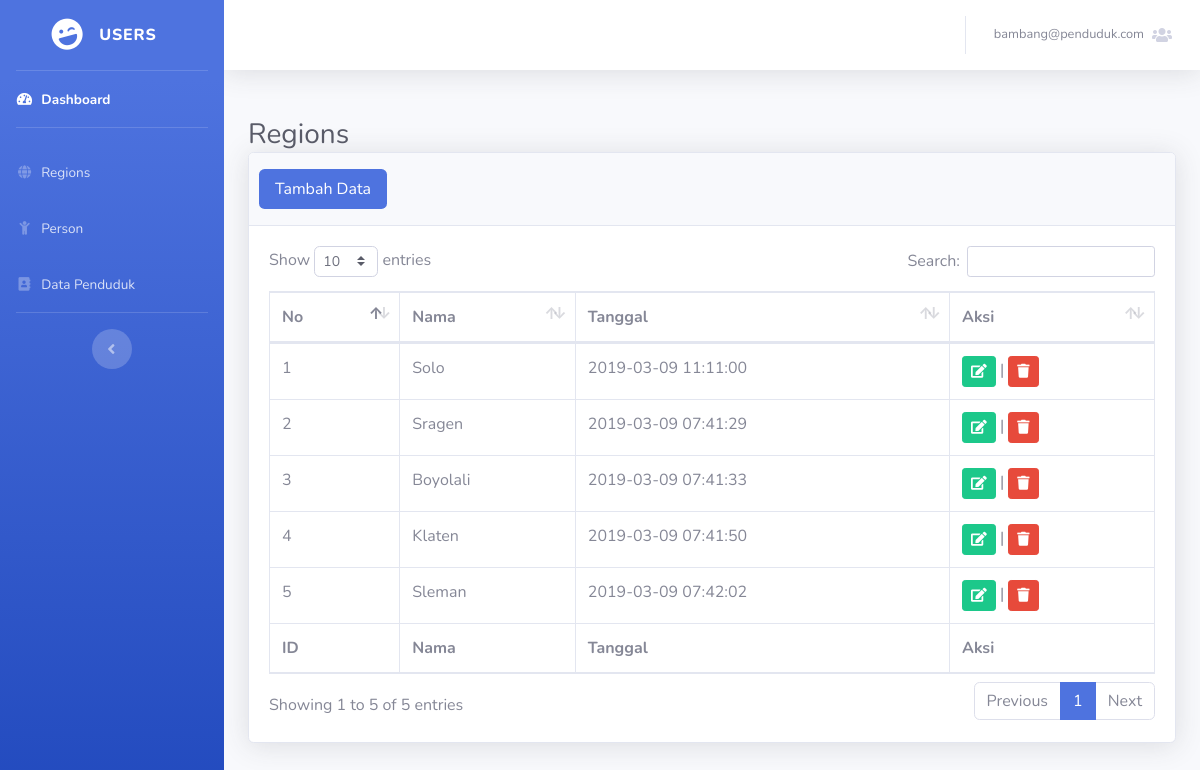
Screenshot of /admin/index.php?page=regions (signed in) with the database file from the repository.
### tables this page shows
CREATE TABLE `regions` (
  `id_regions` int(255) NOT NULL,
  `name_regions` varchar(255) NOT NULL,
  `created_at` datetime NOT NULL
);

### admin/page/regions.php (the view, shortened to what this page needs)
   <h1 class="h3 mb-0 text-gray-800">Regions</h1>
     <div class="card shadow mb-4">
       <div class="card-header py-3">
         <ul class="nav nav-pills card-header-pills">
    <li class="nav-item">
      <a class="nav-link active" href="#" data-toggle="modal" data-target="#inputRegions">Tambah Data</a>
    </li>
  </ul>
       </div>
       <div class="card-body">
         <div class="table-responsive">
           <table class="table table-bordered" id="dataTable" width="100%" cellspacing="0">
           	<thead>
          <tr>
              <th>No</th>
              <th>Nama</th>
              <th>Tanggal</th>
              <th>Aksi</th>
          </tr>
      </thead>
<tbody>
	<?php
	$tgl=date('Y-m-d H:i:s');
	$no = 1;
	$res = $con->query("SELECT * FROM regions");
	while($row = $res->fetch_assoc()){
		echo '
		<tr>
			<td>'.$no.'</td>
			<td>'.$row['name_regions'].'</td>
			<td>'.$row['created_at'].'</td>
			<td><a href="" data-toggle="modal" data-target="#editRegions'.$row['id_regions'].'"><button class="btn btn-success btn-sm"><span class="fa fa-edit"></span></button></a> |
			 <a href="" data-toggle="modal" data-target="#hapusRegions'.$row['id_regions'].'"><button class="btn btn-danger btn-sm"><span class="fa fa-trash"></span></button></a></td>
			    <div class="modal fade" id="editRegions'.$row['id_regions'].'" tabindex="-1" role="dialog" aria-labelledby="myLargeModalLabel" aria-hidden="true">
						          <input type="hidden" name="id" class="form-control" value="'.$row['id_regions'].'" id="" placeholder="Input field">
						          <input type="text" name="daerah" class="form-control" id="" placeholder="Input field" value="'.$row['name_regions'].'">
						          <input type="hidden" name="time_date" value="'.$tgl.'" readonly="readonly">
				    </div>
					<div class="modal fade" id="hapusRegions'.$row['id_regions'].'" tabindex="-1" role="dialog" aria-labelledby="myModalLabel">
					        <button type="submit" name="hapus" value="'.$row['id_regions'].'" class="btn btn-primary">Save changes</button>
					</div>
		</tr>
		';
		$no++;
	}
	?>
</tbody>
<tfoot>
          <tr>
              <th>ID</th>
              <th>Nama</th>
              <th>Tanggal</th>
              <th>Aksi</th>
          </tr>
      </tfoot>
           </table>
         </div>
       </div>
     </div>

### rows the page displays
regions: name_regions "Solo", created_at "2019-03-09 11:11:00"
regions: name_regions "Sragen", created_at "2019-03-09 07:41:29"
regions: name_regions "Boyolali", created_at "2019-03-09 07:41:33"
regions: name_regions "Klaten", created_at "2019-03-09 07:41:50"
regions: name_regions "Sleman", created_at "2019-03-09 07:42:02"

### other values shown
$_SESSION['email'] "bambang@penduduk.com"
